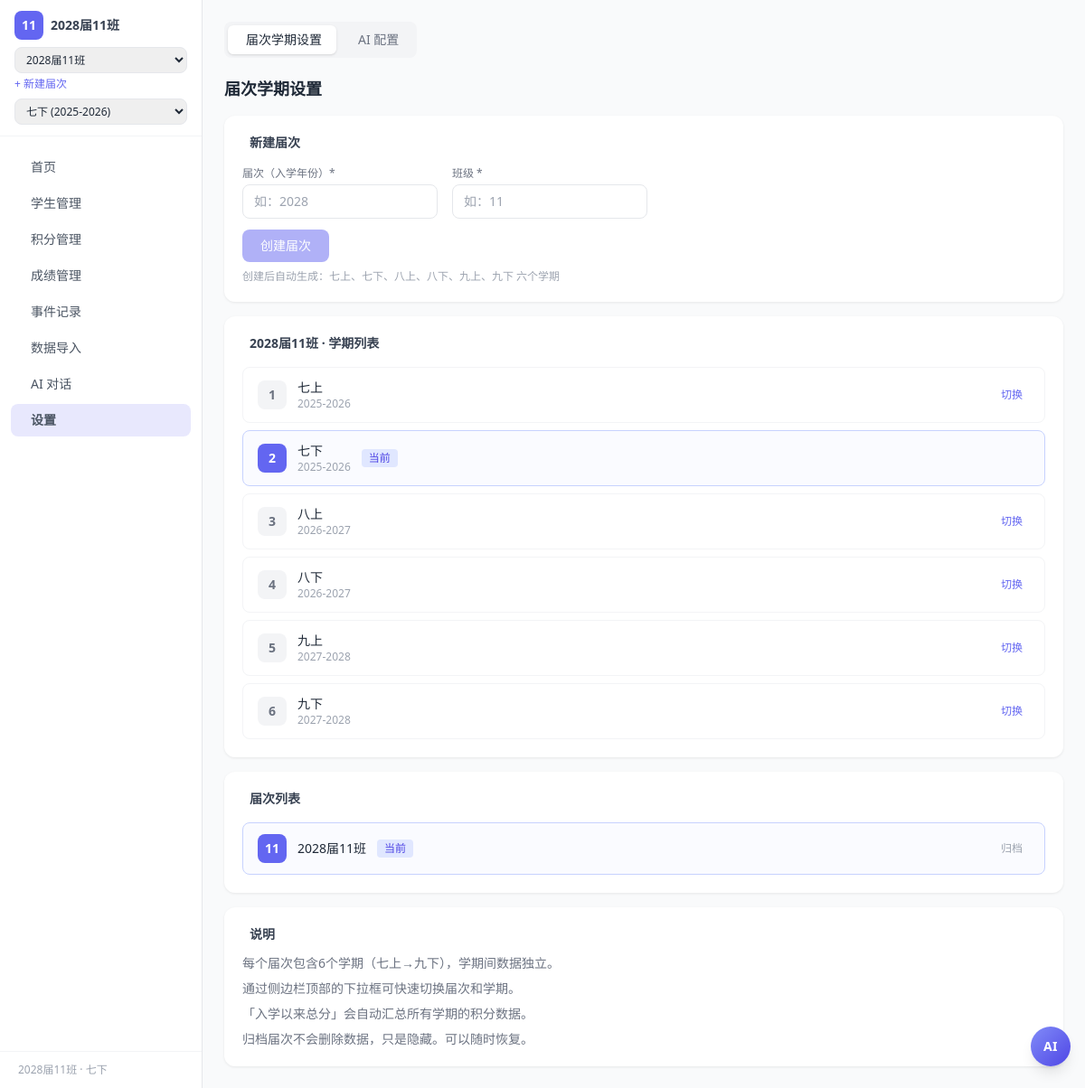
The page /settings on the database its author committed.
### tables this page shows
CREATE TABLE cohorts (
        id          INTEGER PRIMARY KEY AUTOINCREMENT,
        grade       TEXT NOT NULL,         -- 届次，如 "2028"
        class_no    TEXT NOT NULL,         -- 班号，如 "11"
        display_name TEXT,                 -- 显示名，如 "2028届11班"
        notes       TEXT,
        is_active   INTEGER DEFAULT 1,     -- 是否在管理中
        created_at  TEXT DEFAULT (datetime('now','localtime')),
        UNIQUE(grade, class_no)
    );

CREATE TABLE semesters (
        id          INTEGER PRIMARY KEY AUTOINCREMENT,
        cohort_id   INTEGER NOT NULL REFERENCES cohorts(id) ON DELETE CASCADE,
        name        TEXT NOT NULL,         -- "七上"、"七下"、"八上" 等
        sort_order  INTEGER NOT NULL DEFAULT 0,  -- 排序序号
        year_range  TEXT,                  -- "2028-2029" 等
        is_current  INTEGER DEFAULT 0,     -- 是否当前学期
        notes       TEXT,
        created_at  TEXT DEFAULT (datetime('now','localtime')),
        UNIQUE(cohort_id, name)
    );

### app.py (the view)
@app.route('/settings')
def settings_page():
    return render_template('settings.html')

### app.py (called while the page is built)
def get_cohort_info():
    cid = get_active_cohort_id(g.db)
    if cid:
        row = g.db.execute("SELECT * FROM cohorts WHERE id = ?", (cid,)).fetchone()
        if row:
            return dict_from_row(row)
    return None

def get_semester_info():
    sid = get_active_semester_id(g.db)
    if sid:
        row = g.db.execute("SELECT * FROM semesters WHERE id = ?", (sid,)).fetchone()
        if row:
            return dict_from_row(row)
    return None

@app.before_request
def before_request():
    g.db = get_db()

@app.teardown_request
def teardown_request(exception):
    db = getattr(g, 'db', None)
    if db is not None:
        db.close()

@app.context_processor
def inject_context():
    try:
        cohort = get_cohort_info()
        semester = get_semester_info()
        cohorts = dicts_from_rows(g.db.execute(
            "SELECT * FROM cohorts WHERE is_active = 1 ORDER BY grade DESC, class_no"
        ).fetchall())
        semesters = []
        if cohort:
            semesters = dicts_from_rows(g.db.execute(
                "SELECT * FROM semesters WHERE cohort_id = ? ORDER BY sort_order", (cohort['id'],)
            ).fetchall())
        return {'cohort': cohort, 'cohorts': cohorts, 'semester': semester, 'semesters': semesters}
    except Exception:
        return {'cohort': None, 'cohorts': [], 'semester': None, 'semesters': []}

### db.py (called while the page is built)
def get_db():
    conn = sqlite3.connect(DB_PATH)
    conn.row_factory = sqlite3.Row
    conn.execute("PRAGMA foreign_keys = ON")
    conn.execute("PRAGMA journal_mode = WAL")
    return conn

def get_active_cohort_id(db):
    row = db.execute("SELECT value FROM settings WHERE key = 'active_cohort_id'").fetchone()
    if row and row['value']:
        try:
            return int(row['value'])
        except (ValueError, TypeError):
            pass
    return None

def get_active_semester_id(db):
    row = db.execute("SELECT value FROM settings WHERE key = 'active_semester_id'").fetchone()
    if row and row['value']:
        try:
            return int(row['value'])
        except (ValueError, TypeError):
            pass
    return None

def dict_from_row(row):
    if row is None:
        return None
    return dict(row)

def dicts_from_rows(rows):
    return [dict(r) for r in rows]

### templates/settings.html (shortened to what this page needs)
{% extends "base.html" %}
{% block nav_settings %}nav-active{% endblock %}
{% block content %}
<div x-data="settingsPage()" x-init="load()">
    <div class="flex gap-1 mb-5 bg-gray-100 p-1 rounded-lg w-fit">
        <button @click="tab = 'cohort'" :class="tab==='cohort' ? 'bg-white shadow text-gray-800' : 'text-gray-500'" class="px-4 py-1.5 text-sm rounded-md">
             届次学期设置
        </button>
        <button @click="tab = 'ai'" :class="tab==='ai' ? 'bg-white shadow text-gray-800' : 'text-gray-500'" class="px-4 py-1.5 text-sm rounded-md">
             AI 配置
        </button>
    </div>
    <div x-show="tab === 'cohort'">
        <h1 class="text-lg font-bold mb-4">届次学期设置</h1>
        <div class="card p-5 mb-4">
            <h3 class="text-sm font-semibold text-gray-700 mb-4 flex items-center gap-2">
                 新建届次
            </h3>
            <div class="grid grid-cols-2 gap-4 max-w-md">
                <div>
                    <label class="text-xs text-gray-500 block mb-1">届次（入学年份）*</label>
                    <input x-model="newCohort.grade" placeholder="如：2028" type="number" class="w-full border border-gray-200 px-3 py-2 text-sm focus:outline-none focus:ring-2 focus:ring-primary-300">
                </div>
                <div>
                    <label class="text-xs text-gray-500 block mb-1">班级 *</label>
                    <input x-model="newCohort.class_no" placeholder="如：11" class="w-full border border-gray-200 px-3 py-2 text-sm focus:outline-none focus:ring-2 focus:ring-primary-300">
                </div>
            </div>
            <button @click="createCohort()" :disabled="!newCohort.grade||!newCohort.class_no"
                    class="mt-3 px-5 py-2 bg-primary-500 text-white text-sm rounded-lg hover:bg-primary-600 disabled:opacity-50">创建届次</button>
            <p class="text-xs text-gray-400 mt-2">创建后自动生成：七上、七下、八上、八下、九上、九下 六个学期</p>
        </div>
        {% if cohort %}
        <div class="card p-5 mb-4">
            <h3 class="text-sm font-semibold text-gray-700 mb-4 flex items-center gap-2">
                 {{ cohort.display_name }} · 学期列表
            </h3>
            <div class="space-y-2">
                {% for sem in semesters %}
                <div class="flex items-center justify-between py-3 px-4 rounded-lg border border-gray-100 hover:bg-gray-50"
                     :class="{'border-primary-200 bg-primary-50/30': {{ sem.id }} == currentSemId}">
                    <div class="flex items-center gap-3">
                        <div class="w-8 h-8 rounded-lg flex items-center justify-center text-sm font-bold"
                             :class="{{ sem.id }} == currentSemId ? 'bg-primary-500 text-white' : 'bg-gray-100 text-gray-500'">
                            {{ loop.index }}
                        </div>
                        <div>
                            <div class="text-sm font-medium">{{ sem.name }}</div>
                            <div class="text-xs text-gray-400">{{ sem.year_range or '' }}</div>
                        </div>
                        {% if semester and sem.id == semester.id %}
                        <span class="px-2 py-0.5 bg-primary-100 text-primary-600 rounded text-xs font-medium">当前</span>
                        {% endif %}
                    </div>
                    <button x-show="{{ sem.id }} != currentSemId" @click="switchSemester({{ sem.id }})"
                            class="text-xs text-primary-500 hover:underline px-2 py-1">切换</button>
                </div>
                {% endfor %}
            </div>
        </div>
        {% endif %}
        <div class="card p-5 mb-4">
            <h3 class="text-sm font-semibold text-gray-700 mb-4 flex items-center gap-2">
                 届次列表
            </h3>
            <div class="space-y-2">
                <template x-for="c in cohorts" :key="c.id">
                    <div class="flex items-center justify-between py-3 px-4 rounded-lg border border-gray-100 hover:bg-gray-50"
                         :class="{'border-primary-200 bg-primary-50/30': c.id == activeCohortId}">
                        <div class="flex items-center gap-3">
                            <div class="w-8 h-8 rounded-lg flex items-center justify-center text-sm font-bold"
                                 :class="c.id == activeCohortId ? 'bg-primary-500 text-white' : 'bg-gray-100 text-gray-500'" x-text="c.class_no"></div>
                            <div>
                                <div class="text-sm font-medium" x-text="c.display_name"></div>
                            </div>
                            <span x-show="c.id == activeCohortId" class="px-2 py-0.5 bg-primary-100 text-primary-600 rounded text-xs font-medium">当前</span>
                        </div>
                        <div class="flex gap-1">
                            <button @click="archiveCohort(c)" class="text-xs text-gray-400 hover:text-red-500 px-2 py-1">归档</button>
                        </div>
                    </div>
                </template>
            </div>
        </div>
        <div class="card p-5">
            <h3 class="text-sm font-semibold text-gray-700 mb-3 flex items-center gap-2">
                 说明
            </h3>
            <div class="text-sm text-gray-500 space-y-2">
                <p>每个届次包含6个学期（七上→九下），学期间数据独立。</p>
                <p>通过侧边栏顶部的下拉框可快速切换届次和学期。</p>
                <p>「入学以来总分」会自动汇总所有学期的积分数据。</p>
                <p>归档届次不会删除数据，只是隐藏。可以随时恢复。</p>
            </div>
        </div>
    </div>
</div>
{% endblock %}

### templates/base.html (shortened to what this page needs)
<!DOCTYPE html>
<html lang="zh-CN" class="h-full">
<head>
    <script src="https://cdn.tailwindcss.com"></script>
    <link href="https://cdn.jsdelivr.net/npm/lucide-static@latest/font/lucide.min.css" rel="stylesheet">
</head>
<body class="h-full bg-gray-50 text-gray-800" x-data="{ mobileMenu: false }">
<aside class="hidden md:flex md:flex-col md:w-56 md:fixed md:inset-y-0 bg-white border-r border-gray-200 z-30">
    <div class="px-4 py-3 border-b border-gray-100">
        <div class="flex items-center gap-2 mb-2">
            <div class="w-8 h-8 bg-primary-500 rounded-lg flex items-center justify-center text-white text-sm font-bold">
                {% if cohort %}{{ cohort.class_no }}{% else %}班{% endif %}
            </div>
            <div class="text-sm font-semibold text-gray-700 leading-tight">
                {% if cohort %}{{ cohort.display_name }}{% else %}班级管理{% endif %}
            </div>
        </div>
        <div x-data="cohortSwitcher()" x-init="load()">
            <select x-model="currentId" @change="switchTo()" class="w-full border border-gray-200 px-2 py-1 text-xs focus:outline-none focus:ring-1 focus:ring-primary-300">
                <template x-for="c in cohorts" :key="c.id">
                    <option :value="c.id" x-text="c.display_name" :selected="c.id == currentId"></option>
                </template>
            </select>
            <a href="/settings" class="block text-xs text-primary-500 hover:underline mt-1">+ 新建届次</a>
        </div>
        {% if semesters %}
        <div x-data="semesterSwitcher()" x-init="load()" class="mt-2">
            <select x-model="currentId" @change="switchTo()" class="w-full border border-gray-200 px-2 py-1 text-xs focus:outline-none focus:ring-1 focus:ring-primary-300">
                <template x-for="s in semesters" :key="s.id">
                    <option :value="s.id" x-text="s.name + (s.year_range ? ' (' + s.year_range + ')' : '')" :selected="s.id == currentId"></option>
                </template>
            </select>
        </div>
        {% endif %}
    </div>
    <nav class="flex-1 px-3 py-4 space-y-1">
        <a href="/" class="nav-link flex items-center gap-2.5 px-3 py-2 rounded-lg text-sm text-gray-600 hover:bg-gray-50 {% block nav_dashboard %}{% endblock %}">
             首页
        </a>
        <a href="/students" class="nav-link flex items-center gap-2.5 px-3 py-2 rounded-lg text-sm text-gray-600 hover:bg-gray-50 {% block nav_students %}{% endblock %}">
             学生管理
        </a>
        <a href="/points" class="nav-link flex items-center gap-2.5 px-3 py-2 rounded-lg text-sm text-gray-600 hover:bg-gray-50 {% block nav_points %}{% endblock %}">
             积分管理
        </a>
        <a href="/scores" class="nav-link flex items-center gap-2.5 px-3 py-2 rounded-lg text-sm text-gray-600 hover:bg-gray-50 {% block nav_scores %}{% endblock %}">
             成绩管理
        </a>
        <a href="/events" class="nav-link flex items-center gap-2.5 px-3 py-2 rounded-lg text-sm text-gray-600 hover:bg-gray-50 {% block nav_events %}{% endblock %}">
             事件记录
        </a>
        <a href="/import" class="nav-link flex items-center gap-2.5 px-3 py-2 rounded-lg text-sm text-gray-600 hover:bg-gray-50 {% block nav_import %}{% endblock %}">
             数据导入
        </a>
        <a href="/ai" class="nav-link flex items-center gap-2.5 px-3 py-2 rounded-lg text-sm text-gray-600 hover:bg-gray-50 {% block nav_ai %}{% endblock %}">
             AI 对话
        </a>
        <a href="/settings" class="nav-link flex items-center gap-2.5 px-3 py-2 rounded-lg text-sm text-gray-600 hover:bg-gray-50 {% block nav_settings %}{% endblock %}">
             设置
        </a>
    </nav>
    <div class="px-5 py-3 border-t border-gray-100 text-xs text-gray-400">
        {% if cohort %}{{ cohort.display_name }}{% if semester %} · {{ semester.name }}{% endif %}{% else %}班级管理系统{% endif %}
    </div>
</aside>
<main class="md:ml-56 pt-24 md:pt-0 min-h-full">
    <div class="p-4 md:p-6 max-w-7xl mx-auto">
        {% block content %}{% endblock %}
    </div>
</main>
<div x-data="floatingChat()" x-init="initChat()">
    <button @click="open = !open; if(open) scrollToBottom()"
            class="fixed bottom-20 md:bottom-6 right-4 z-50 w-11 h-11 bg-gradient-to-br from-primary-400 to-primary-600 text-white rounded-full shadow-lg hover:shadow-xl hover:scale-105 transition-all flex items-center justify-center"
            :class="{'rotate-45 scale-90': open}"
            title="AI助手">
        <span class="text-sm font-bold tracking-wide">AI</span>
    </button>
</div>
</body>
</html>

### templates/base.html (style rules this page uses)
.nav-active { background: rgba(99,102,241,0.15); color: #6366f1; font-weight: 600; }
.card { background: white; border-radius: 12px; box-shadow: 0 1px 3px rgba(0,0,0,0.08); }
input, select, textarea { border-radius: 8px !important; }

### rows shown on the page
cohorts: class_no "11", display_name "2028届11班"
semesters: name "七下", year_range "2025-2026", shows "当前"
semesters: name "七上", year_range "2025-2026"
semesters: name "八上", year_range "2026-2027"
semesters: name "八下", year_range "2026-2027"
semesters: name "九上", year_range "2027-2028"
semesters: name "九下", year_range "2027-2028"
